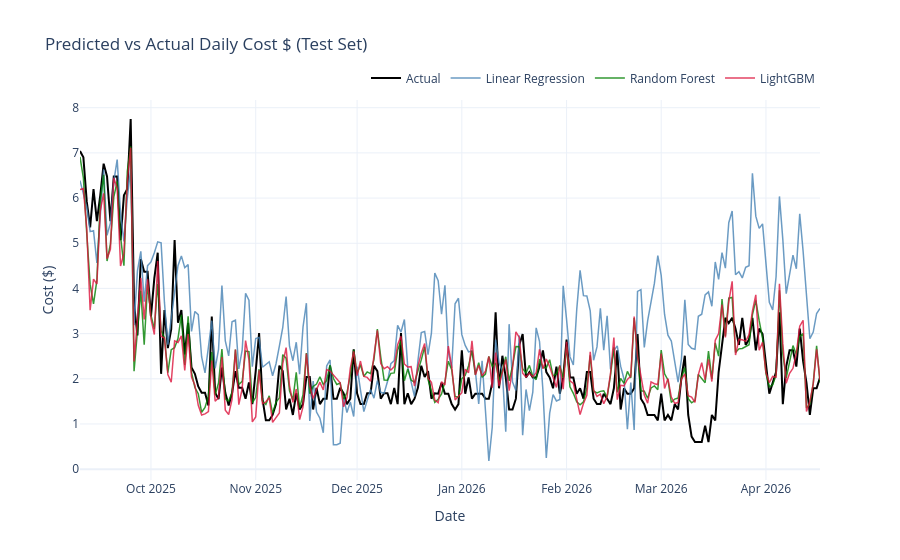

The notebook cell this image was saved under:
### Code cell
import plotly.graph_objects as go

fig = go.Figure()

fig.add_trace(go.Scatter(
    x=test['Usage date'], y=y_test,
    name='Actual', line=dict(color='black', width=2)
))

colors = {'Linear Regression': 'steelblue', 'Random Forest': 'green', 'LightGBM': 'crimson'}
for name, color in colors.items():
    fig.add_trace(go.Scatter(
        x=test['Usage date'], y=predictions[name],
        name=name, line=dict(color=color, width=1.5), opacity=0.8
    ))

fig.update_layout(
    title='Predicted vs Actual Daily Cost $ (Test Set)',
    xaxis_title='Date',
    yaxis_title='Cost ($)',
    hovermode='x unified',
    template='plotly_white',
    legend=dict(orientation='h', yanchor='bottom', y=1.02, xanchor='right', x=1)
)
fig.show()

### Figure 1 — Plotly figure (JSON) as saved in the notebook; plotly's stock layout.template omitted (floating-point values rounded to 4 significant figures; data arrays with more than 128 entries replaced by an {"elided": "..."} marker saying what was removed)
{"data": [{"line": {"color": "black", "width": 2}, "name": "Actual", "type": "scatter", "x": {"elided": "220 str values"}, "y": {"elided": "220 float values"}}, {"line": {"color": "steelblue", "width": 1.5}, "name": "Linear Regression", "opacity": 0.8, "type": "scatter", "x": {"elided": "220 str values"}, "y": {"elided": "220 float values"}}, {"line": {"color": "green", "width": 1.5}, "name": "Random Forest", "opacity": 0.8, "type": "scatter", "x": {"elided": "220 str values"}, "y": {"elided": "220 float values"}}, {"line": {"color": "crimson", "width": 1.5}, "name": "LightGBM", "opacity": 0.8, "type": "scatter", "x": {"elided": "220 str values"}, "y": {"elided": "220 float values"}}], "layout": {"hovermode": "x unified", "legend": {"orientation": "h", "x": 1, "xanchor": "right", "y": 1.02, "yanchor": "bottom"}, "title": {"text": "Predicted vs Actual Daily Cost $ (Test Set)"}, "xaxis": {"title": {"text": "Date"}}, "yaxis": {"title": {"text": "Cost ($)"}}}}
